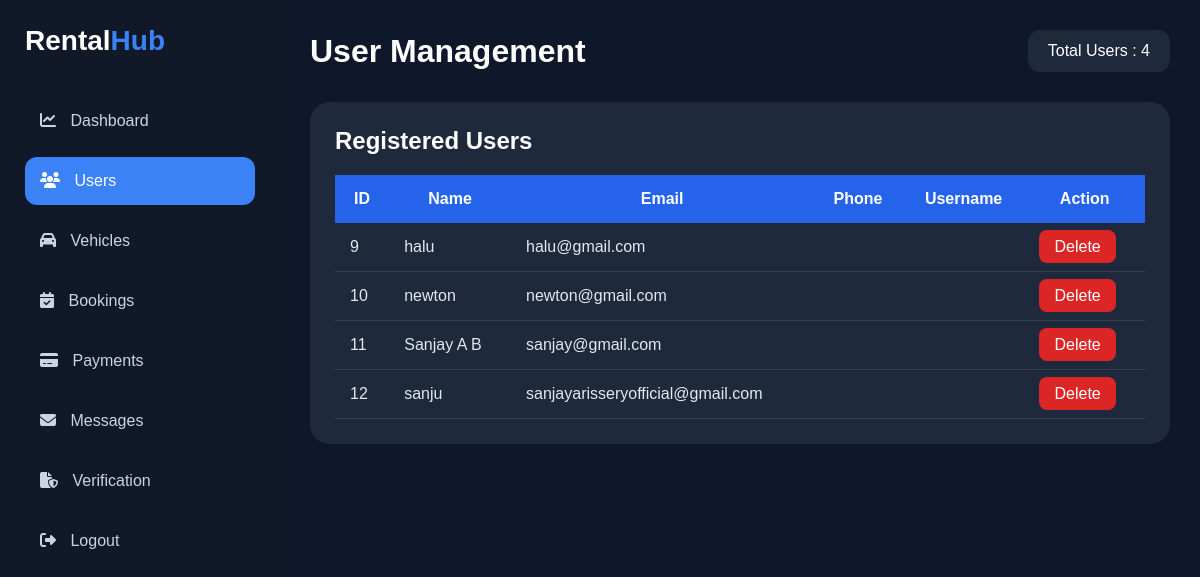
The page /admin-users/ on the database its author committed.
### user_app/models.py (models this page shows, shortened)
class User(models.Model):
    name = models.CharField(max_length=100,unique=True)
    email = models.EmailField()

### user_app/views.py (the view)
# urls.py: path('admin-users/',views.admin_users,name='admin_users'),
def admin_users(request):
    users = User.objects.all()
    return render(
        request,
        'admin_users.html',
        {
            'users': users
        }
    )

### templates/admin_users.html (shortened to what this page needs)
<!DOCTYPE html>
<html lang="en">
<head>
<link rel="stylesheet"
href="https://cdnjs.cloudflare.com/ajax/libs/font-awesome/6.5.1/css/all.min.css">
</head>
<body>
<div class="dashboard">
    <div class="sidebar">
        <div class="logo">
            Rental<span>Hub</span>
        </div>
        <div class="menu">
            <a href="{% url 'admin_dashboard' %}">
                <i class="fa-solid fa-chart-line"></i>
                Dashboard
            </a>
            <a href="{% url 'admin_users' %}" class="active">
                <i class="fa-solid fa-users"></i>
                Users
            </a>
            <a href="{% url 'admin_vehicles' %}">
                <i class="fa-solid fa-car"></i>
                Vehicles
            </a>
            <a href="{% url 'admin_bookings' %}">
                <i class="fa-solid fa-calendar-check"></i>
                Bookings
            </a>
            <a href="{% url 'admin_payments' %}">
                 <i class="fa-solid fa-credit-card"></i>
                Payments
            </a>
            <a href="{% url 'admin_messages' %}">
    <i class="fa-solid fa-envelope"></i>
    Messages
</a>
            <a href="{% url 'admin_verifications' %}">
                <i class="fa-solid fa-file-shield"></i>
                Verification
            </a>
            <a href="{% url 'logout' %}">
                <i class="fa-solid fa-right-from-bracket"></i>
                Logout
            </a>
        </div>
    </div>
    <div class="main">
        <div class="topbar">
            <h1>User Management</h1>
            <div class="admin-box">
                Total Users : {{ users.count }}
            </div>
        </div>
        <div class="table-card">
            <h2>Registered Users</h2>
            <table>
                <tr>
                    <th>ID</th>
                    <th>Name</th>
                    <th>Email</th>
                    <th>Phone</th>
                    <th>Username</th>
                    <th>Action</th>
                </tr>
                {% for u in users %}
                <tr>
                    <td>{{ u.id }}</td>
                    <td>{{ u.name }}</td>
                    <td>{{ u.email }}</td>
                    <td>{{ u.phone }}</td>
                    <td>{{ u.username }}</td>
                    <td>
                        <a href=""
                           class="delete-btn"
                           onclick="return confirm('Delete this user?')">
                           Delete
                        </a>
                    </td>
                </tr>
                {% empty %}
                <tr>
                    <td colspan="6" style="text-align:center;">
                        No Users Found
                    </td>
                </tr>
                {% endfor %}
            </table>
        </div>
    </div>
</div>
</body>
</html>

### templates/admin_users.html (style rules this page uses)
* { margin:0; padding:0; box-sizing:border-box; font-family:'Poppins',sans-serif; }
body { background:#0f172a; }
.dashboard { display:flex; min-height:100vh; }
.sidebar { width:280px; background:#111827; padding:25px; position:fixed; height:100%; }
.logo { color:white; font-size:28px; font-weight:700; margin-bottom:40px; }
.logo span { color:#3b82f6; }
.menu { display:flex; flex-direction:column; gap:12px; }
.menu a { text-decoration:none; color:#cbd5e1; padding:15px; border-radius:12px; transition:.3s; }
.menu a:hover, .active { background:#3b82f6; color:white !important; }
.menu i { margin-right:10px; }
.main { margin-left:280px; width:100%; padding:30px; }
.topbar { display:flex; justify-content:space-between; align-items:center; margin-bottom:30px; }
.topbar h1 { color:white; }
.admin-box { color:white; background:#1e293b; padding:12px 20px; border-radius:12px; }
.table-card { background:#1e293b; padding:25px; border-radius:20px; }
.table-card h2 { color:white; margin-bottom:20px; }
table { width:100%; border-collapse:collapse; }
th { background:#2563eb; color:white; padding:15px; }
td { padding:15px; color:#e2e8f0; border-bottom:1px solid #334155; }
.delete-btn { background:#dc2626; color:white; padding:8px 15px; text-decoration:none; border-radius:8px; }

### rows shown on the page
User: id "9", name "halu", email "halu@gmail.com"
User: id "10", name "newton", email "newton@gmail.com"
User: id "11", name "Sanjay A B", email "sanjay@gmail.com"
User: id "12", name "sanju", email "sanjayarisseryofficial@gmail.com"

### other values the page prints
{{ users.count }} "4"
